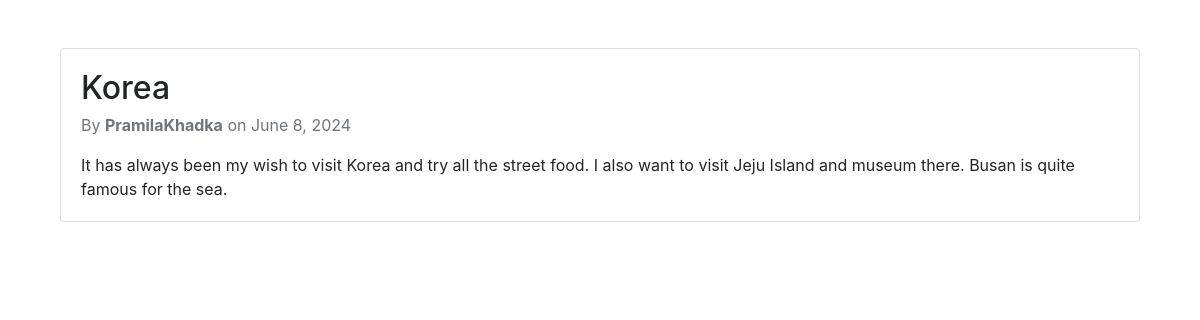
The app's page /blog/25/ with its own data.
### weblog/models.py (models this page shows, shortened)
class Blog(models.Model):
    title = models.CharField(max_length=100)
    description = models.TextField()
    author = models.ForeignKey(User, on_delete=models.CASCADE)
    category = models.ForeignKey(Category, on_delete=models.CASCADE)
    status = models.BooleanField(default=False)
    created_at = models.DateTimeField(auto_now_add=True)
    updated_at = models.DateTimeField(auto_now=True)
    deleted_at = models.DateField(auto_now=True)

### weblog/views.py (the view)
# urls.py: path('blog/<int:blog_id>/', views.blog_detail, name='blog_detail'),
def blog_detail(request, blog_id):
    blog = get_object_or_404(Blog, id=blog_id)
    authors = User.objects.all()
    return render(request, 'blog_detail.html', {'blog': blog, 'authors': authors})

### weblog/templates/blog_detail.html (shortened to what this page needs)
{% extends "base.html" %}
{% block content %}
<div class="container mt-5">
    <article class="card">
        <div class="card-body">
            <h2 class="card-title">{{ blog.title }}</h2>
            <p class="card-subtitle text-muted mb-3">
                By <strong>{{ blog.author.username }}</strong> on {{ blog.created_at|date:"F j, Y" }}
            </p>
            <div class="card-text">
                {{ blog.description|safe }}
            </div>
        </div>
    </article>
</div>
{% endblock %}

### records on screen
Blog: title "Korea", author.username "PramilaKhadka", created_at "June 8, 2024", description "It has always been my wish to visit Korea and try all the street food. I also want to visit Jeju Island and museum there. Busan is quite famous for the sea."
